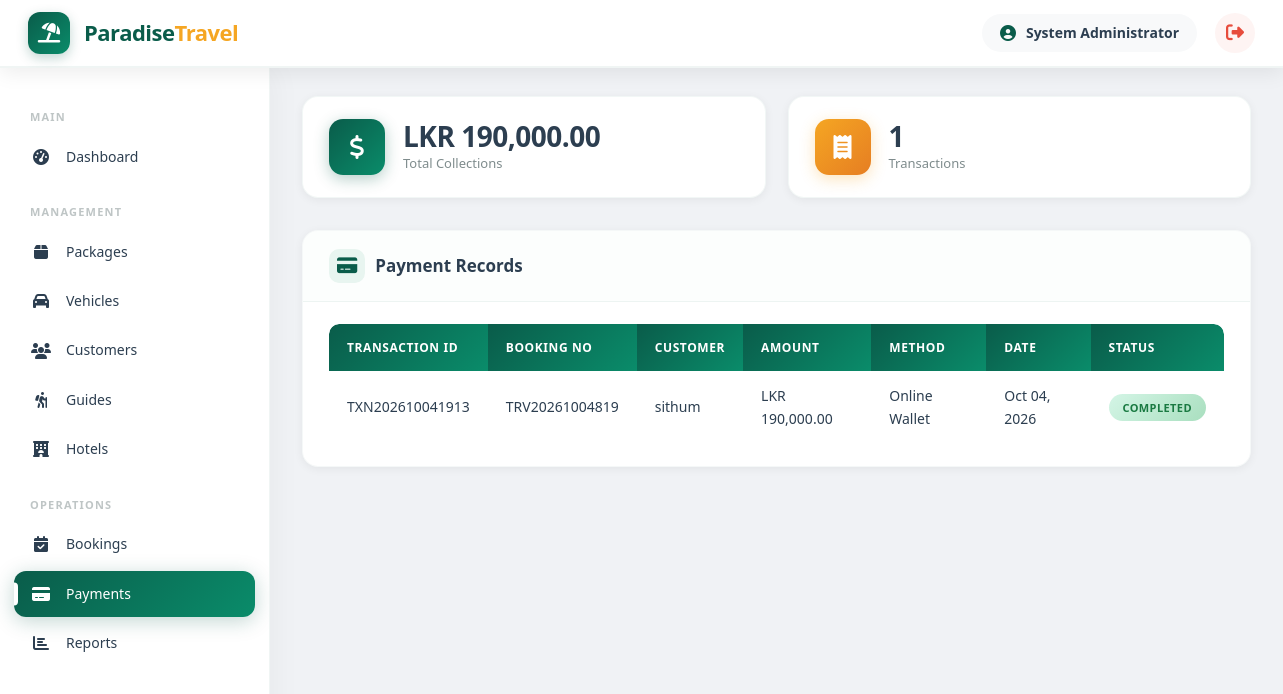
Page /traval-system/admin/payments.php (signed in) on the committed database.
### tables this page shows
CREATE TABLE `payments` (
  `id` int(11) NOT NULL,
  `transaction_id` varchar(50) NOT NULL,
  `booking_id` int(11) NOT NULL,
  `amount` decimal(10,2) NOT NULL DEFAULT 0.00,
  `payment_method` varchar(50) NOT NULL,
  `payment_details` text DEFAULT NULL,
  `payment_date` timestamp NOT NULL DEFAULT current_timestamp(),
  `status` varchar(50) DEFAULT 'completed'
);

CREATE TABLE `bookings` (
  `id` int(11) NOT NULL,
  `booking_no` varchar(50) NOT NULL,
  `customer_id` int(11) NOT NULL,
  `package_id` int(11) NOT NULL,
  `guide_id` int(11) DEFAULT NULL,
  `hotel_id` int(11) DEFAULT NULL,
  `start_date` date NOT NULL,
  `end_date` date NOT NULL,
  `adults` int(11) DEFAULT 1,
  `children` int(11) DEFAULT 0,
  `total_amount` decimal(10,2) NOT NULL,
  `paid_amount` decimal(10,2) DEFAULT 0.00,
  `status` enum('pending','confirmed','cancelled','completed') DEFAULT 'pending',
  `payment_status` enum('pending','partial','paid') DEFAULT 'pending',
  `special_requests` text DEFAULT NULL,
  `created_at` timestamp NOT NULL DEFAULT current_timestamp()
);

CREATE TABLE `users` (
  `id` int(11) NOT NULL,
  `name` varchar(100) NOT NULL,
  `email` varchar(100) NOT NULL,
  `password` varchar(255) NOT NULL,
  `phone` varchar(20) DEFAULT NULL,
  `role` enum('admin','customer','guide','hotel') DEFAULT 'customer',
  `profile_image` varchar(255) DEFAULT NULL,
  `status` enum('active','inactive') DEFAULT 'active',
  `created_at` timestamp NOT NULL DEFAULT current_timestamp(),
  `updated_at` timestamp NOT NULL DEFAULT current_timestamp() ON UPDATE current_timestamp()
);

### traval-system/config/database.php (called while the page is built, shortened)
<?php
function formatCurrency($amount) {
    return 'LKR ' . number_format($amount, 2);
}
?>

### traval-system/admin/payments.php (the view, shortened to what this page needs)
<?php
require_once '../config/database.php';
$payments = $pdo->query("SELECT p.*, b.booking_no, u.name as customer_name
                         FROM payments p
                         JOIN bookings b ON p.booking_id = b.id
                         JOIN users u ON b.customer_id = u.id
                         ORDER BY p.payment_date DESC")->fetchAll();
$total = array_sum(array_column($payments, 'amount'));
include '../includes/header.php';
?>
<div class="stats-grid">
    <div class="stat-card"><div class="stat-icon primary"><i class="fas fa-dollar-sign"></i></div><div class="stat-info"><h3><?php echo formatCurrency($total); ?></h3><p>Total Collections</p></div></div>
    <div class="stat-card"><div class="stat-icon secondary"><i class="fas fa-receipt"></i></div><div class="stat-info"><h3><?php echo count($payments); ?></h3><p>Transactions</p></div></div>
</div>
<div class="card">
    <div class="card-header">
        <h3><i class="fas fa-credit-card"></i> Payment Records</h3>
    </div>
    <div class="card-body">
        <div class="table-responsive">
            <table class="data-table">
                <thead>
                    <tr><th>Transaction ID</th><th>Booking No</th><th>Customer</th><th>Amount</th><th>Method</th><th>Date</th><th>Status</th></tr>
                </thead>
                <tbody>
                    <?php foreach ($payments as $p): ?>
                    <tr>
                        <td><?php echo htmlspecialchars($p['transaction_id']); ?></td>
                        <td><?php echo htmlspecialchars($p['booking_no']); ?></td>
                        <td><?php echo htmlspecialchars($p['customer_name']); ?></td>
                        <td><?php echo formatCurrency($p['amount']); ?></td>
                        <td><?php echo htmlspecialchars($p['payment_method']); ?></td>
                        <td><?php echo date('M d, Y', strtotime($p['payment_date'])); ?></td>
                        <td><span class="badge badge-success">Completed</span></td>
                    </tr>
                    <?php endforeach; ?>
                </tbody>
            </table>
        </div>
    </div>
</div>
<?php include '../includes/footer.php'; ?>

### traval-system/config/assets/css/style.css (style rules this page uses)
:root { --primary: #0a5c4a; --primary-dark: #084b3c; --primary-light: #e8f5f0; --primary-gradient: linear-gradient(135deg, #0a5c4a, #0a8c6a); --secondary: #f5a623; --secondary-dark: #d4890a; --secondary-light: #fdebd0; --danger: #e74c3c; --success: #27ae60; --warning: #f39c12; --info: #3498db; --light: #f8f9fa; --dark: #2c3e50; --gray: #7f8c8d; --gray-light: #e2e8f0; --white: #ffffff; --body-bg: #f0f2f5; --shadow: 0 2px 10px rgba(0,0,0,0.06); --shadow-md: 0 4px 20px rgba(0,0,0,0.08); --shadow-lg: 0 8px 40px rgba(0,0,0,0.12); --shadow-xl: 0 15px 60px rgba(0,0,0,0.15); --radius: 10px; --radius-lg: 16px; --radius-xl: 24px; --transition: all 0.3s cubic-bezier(0.4, 0, 0.2, 1); --transition-slow: all 0.5s cubic-bezier(0.4, 0, 0.2, 1); --font-family: 'Segoe UI', 'Poppins', system-ui, -apple-system, sans-serif; }
* { margin: 0; padding: 0; box-sizing: border-box; }
body { font-family: var(--font-family); background: var(--body-bg); overflow-x: hidden; color: var(--dark); line-height: 1.6; }
.stats-grid { display: grid; grid-template-columns: repeat(auto-fit, minmax(220px, 1fr)); gap: 22px; margin-bottom: 32px; }
.stat-card { background: var(--white); border-radius: var(--radius-lg); padding: 22px 26px; display: flex; align-items: center; gap: 18px; box-shadow: var(--shadow); transition: var(--transition-slow); border: 1px solid rgba(10, 92, 74, 0.05); position: relative; overflow: hidden; cursor: default; }
.stat-card::after { content: ''; position: absolute; top: 0; left: 0; right: 0; height: 3px; background: var(--primary-gradient); opacity: 0; transition: var(--transition); }
.stat-card .stat-icon { width: 56px; height: 56px; border-radius: 14px; display: flex; align-items: center; justify-content: center; font-size: 24px; color: var(--white); flex-shrink: 0; transition: var(--transition); }
.stat-card .stat-icon.primary { background: var(--primary-gradient); box-shadow: 0 4px 15px rgba(10, 92, 74, 0.3); }
.stat-card .stat-icon.secondary { background: linear-gradient(135deg, #f5a623, #e67e22); box-shadow: 0 4px 15px rgba(245, 166, 35, 0.3); }
.stat-card .stat-info h3 { font-size: 28px; font-weight: 800; color: var(--dark); line-height: 1.2; letter-spacing: -0.5px; }
.stat-card .stat-info p { color: var(--gray); font-size: 13px; font-weight: 500; margin: 0; }
.card { background: var(--white); border-radius: var(--radius-lg); box-shadow: var(--shadow); margin-bottom: 28px; overflow: hidden; border: 1px solid rgba(10, 92, 74, 0.04); transition: var(--transition); }
.card-header { padding: 18px 26px; border-bottom: 1px solid rgba(10, 92, 74, 0.06); display: flex; justify-content: space-between; align-items: center; flex-wrap: wrap; gap: 12px; background: rgba(232, 245, 240, 0.15); }
.card-header h3 { font-size: 17px; color: var(--dark); font-weight: 700; display: flex; align-items: center; gap: 10px; }
.card-header h3 i { color: var(--primary); font-size: 18px; background: var(--primary-light); padding: 8px; border-radius: 10px; }
.card-body { padding: 22px 26px; }
.table-responsive { overflow-x: auto; border-radius: var(--radius); }
.data-table { width: 100%; border-collapse: separate; border-spacing: 0; font-size: 14px; }
.data-table thead th { background: var(--primary-gradient); color: var(--white); padding: 14px 18px; text-align: left; font-weight: 600; font-size: 12px; text-transform: uppercase; letter-spacing: 0.6px; border: none; }
.data-table thead th:first-child { border-radius: 10px 0 0 0; }
.data-table thead th:last-child { border-radius: 0 10px 0 0; }
.data-table tbody td { padding: 14px 18px; border-bottom: 1px solid rgba(0, 0, 0, 0.04); vertical-align: middle; color: var(--dark); transition: var(--transition); }
.data-table tbody tr { transition: var(--transition); }
.data-table tbody tr:last-child td { border-bottom: none; }
.badge { display: inline-block; padding: 5px 14px; border-radius: 30px; font-size: 11px; font-weight: 700; letter-spacing: 0.4px; text-transform: uppercase; transition: var(--transition); }
.badge-success { background: linear-gradient(135deg, #d4f5e6, #a9dfbf); color: #1a7a42; }
.stat-card { animation: slideInUp 0.5s ease forwards; }
.stat-card:nth-child(1) { animation-delay: 0.05s; }
.stat-card:nth-child(2) { animation-delay: 0.10s; }
.card { animation: fadeInUp 0.5s ease forwards; }

### rows in the picture
payments: transaction "TXN202610041913", booking.booking_no "TRV20261004819", users.name "sithum", amount "LKR 190,000.00", payment_method "Online Wallet", payment_date "Oct 04, 2026"

### other values in the picture
$_SESSION['user_name'] "System Administrator"
formatCurrency($total) "LKR 190,000.00"
count($payments) "1"
